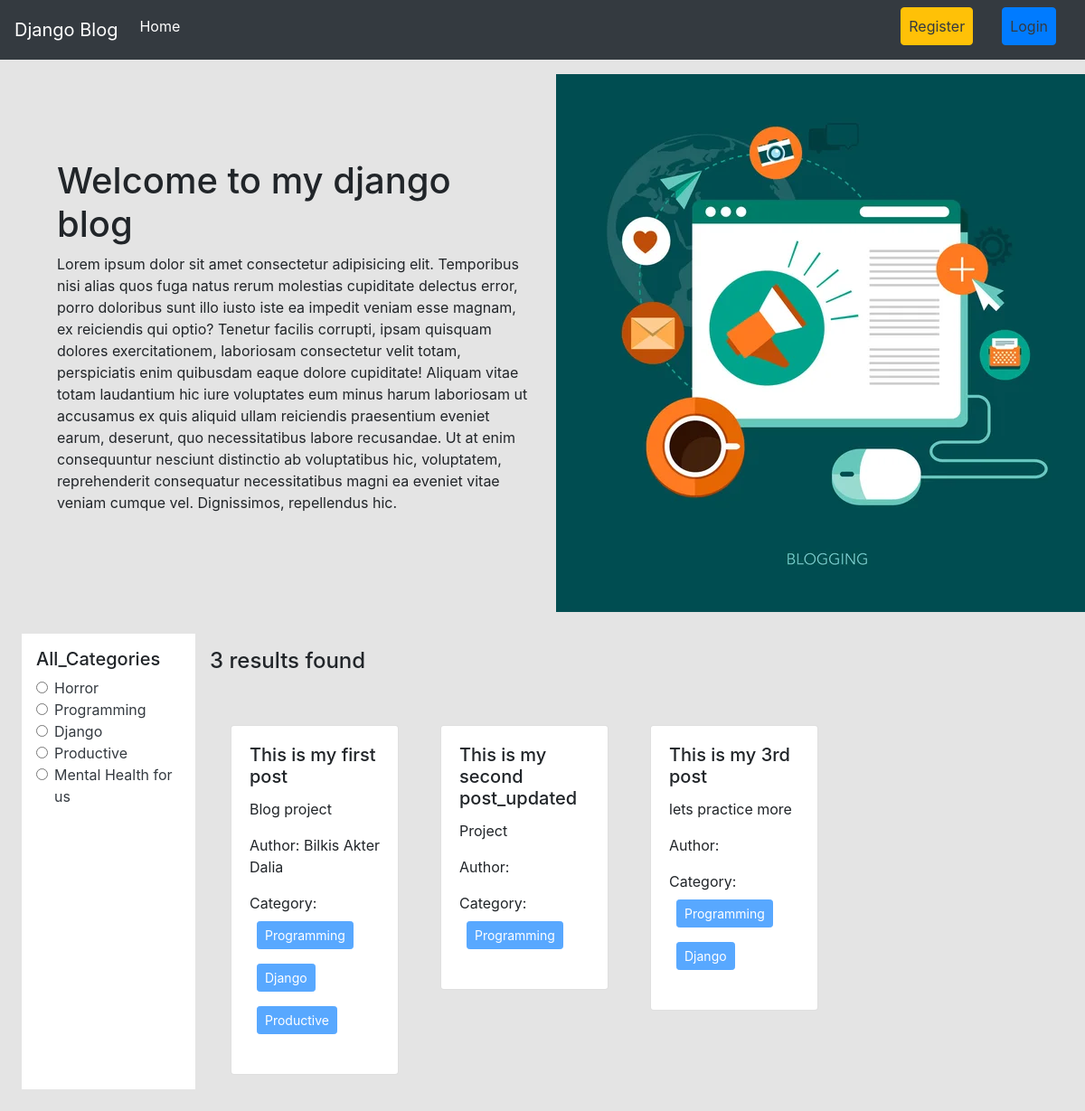
The page / on the database its author committed.
### catagories/models.py (models this page shows, shortened)
class Category(models.Model):
    name = models.CharField(max_length=100)
    slug = models.SlugField(max_length=100 ,unique = True,null=True,blank = True)

### posts/models.py (models this page shows, shortened)
class Post(models.Model):
    title = models.CharField(max_length=50)
    content = models.TextField()
    category = models.ManyToManyField(Category)
    author = models.ForeignKey(User,on_delete=models.CASCADE) #all will be delete

### block_project/views.py (the view)
# urls.py: path('',views.home,name= 'homepage'),
def home(request,category_slug = None):
    data = Post.objects.all()
    if category_slug is not None:
        category = Category.objects.get(slug = category_slug)
        data = Post.objects.filter(category = category)
    catagories = Category.objects.all()
    return render(request,'home.html',{'data':data,'category':catagories})

### Templates/home.html
{% extends 'base.html' %}
{%load static%}
{% block content %}
<div class="d-flex flex-wrap px-5 pt-3 align-items-center">
  <div class="col-6">
    <h1>Welcome to my django blog</h1>
    <p>
      Lorem ipsum dolor sit amet consectetur adipisicing elit. Temporibus nisi
      alias quos fuga natus rerum molestias cupiditate delectus error, porro
      doloribus sunt illo iusto iste ea impedit veniam esse magnam, ex
      reiciendis qui optio? Tenetur facilis corrupti, ipsam quisquam dolores
      exercitationem, laboriosam consectetur velit totam, perspiciatis enim
      quibusdam eaque dolore cupiditate! Aliquam vitae totam laudantium hic iure
      voluptates eum minus harum laboriosam ut accusamus ex quis aliquid ullam
      reiciendis praesentium eveniet earum, deserunt, quo necessitatibus labore
      recusandae. Ut at enim consequuntur nesciunt distinctio ab voluptatibus
      hic, voluptatem, reprehenderit consequatur necessitatibus magni ea eveniet
      vitae veniam cumque vel. Dignissimos, repellendus hic.
    </p>
  </div>
  <div class="col-6">
    <img src="{% static 'header.jpg' %}" alt="">
  </div>
</div>
<div class="d-flex flex-wrap px-3 p-4">
  <div class="col-2 bg-white p-3">
    <h5>All_Categories</h5>
    {%for cat in category%}
    <div class="form-check">
      <input
        class="form-check-input"
        type="radio"
        name="category"
        id="{{cat.id}}"
      />
      <label class="form-check-label" for="{{cat.id}}">
        <a
          href="{%url 'category_wise_post'  cat.slug%}"
          class="text-decoration-none text-dark"
        >
          {{cat.name}}
        </a>
      </label>
    </div>
    {%endfor%}
  </div>
  <div class="col-10 p-3">
    <h4>{{data| length}} results found</h4>
    <div class="d-flex flex-wrap pt-5">
      {%for post in data%}
      <div class="col-sm-3">
        <div class="card mx-2">
          <div class="card-body">
            <h5 class="card-title">{{post.title}}</h5>
            <p class="card-text">{{post.content}}</p>
            <p>Author: {{post.author.first_name}} {{post.author.last_name}}</p>
            <p>
              Category: {% for cat in post.category.all %}
              <button class="btn btn-primary m-2 btn-sm" disabled>
                {{cat.name}}
              </button>
              {% endfor %}
            </p>
          </div>
        </div>
      </div>
      {%endfor%}
    </div>
  </div>
</div>
{%endblock%}

### Templates/base.html (shortened to what this page needs)
<!DOCTYPE html>
<html lang="en">
  <head>
    <link
      rel="stylesheet"
      href="https://cdn.jsdelivr.net/npm/bootstrap@4.3.1/dist/css/bootstrap.min.css"
    />
  </head>
  <body style = 'background-color: #e4e4e4'>
    <nav class="navbar navbar-expand-lg navbar-dark bg-dark">
      <a class="navbar-brand" href="#">Django Blog</a>
      <div class="collapse navbar-collapse" id="navbarSupportedContent">
        <ul class="navbar-nav mr-auto mb-2 mb-log-0">
          <li class="nav-item active">
            <a class="nav-link" href="{% url 'homepage' %}"
              >Home <span class="sr-only">(current)</span></a
            >
          </li>
        </ul>
        <div class="d-flex">
          <ul class="navbar-nav mr-auto mb-2 mb-log-0">
            {%if request.user.is_authenticated %}
              <li class="nav-item mx-3">
              <a
                class="nav-link btn btn-warning text-dark"
                href="{% url 'profile' %}"
                >Profile</a
              >
            </li>
              <li class="nav-item mx-3">
              <a
                class="nav-link btn btn-danger text-dark"
                href="{% url 'user_logout' %}"
                >Logout</a
              >
            </li>
            {%else %}
            <li class="nav-item mx-3">
              <a
                class="nav-link btn btn-warning text-dark"
                href="{% url 'register' %}"
                >Register</a
              >
            </li>
            <li class="nav-item mx-3">
              <a
                class="nav-link btn btn-primary text-dark"
                href="{% url 'user_login' %}"
                >Login</a
              >
            </li>
            {%endif%}
          </ul>
        </div>
      </div>
    </nav>
      {%block content%}
      {%endblock%}
  </body>
</html>

### rows shown on the page
Category: name "Horror"
Category: name "Programming"
Category: name "Django"
Category: name "Productive"
Category: name "Mental Health for us"
Post: title "This is my first post", content "Blog project", author.first_name "Bilkis Akter", author.last_name "Dalia"
Post: title "This is my second post_updated", content "Project"
Post: title "This is my 3rd post", content "lets practice more"

### other values the page prints
{{ data| length }} "3"
